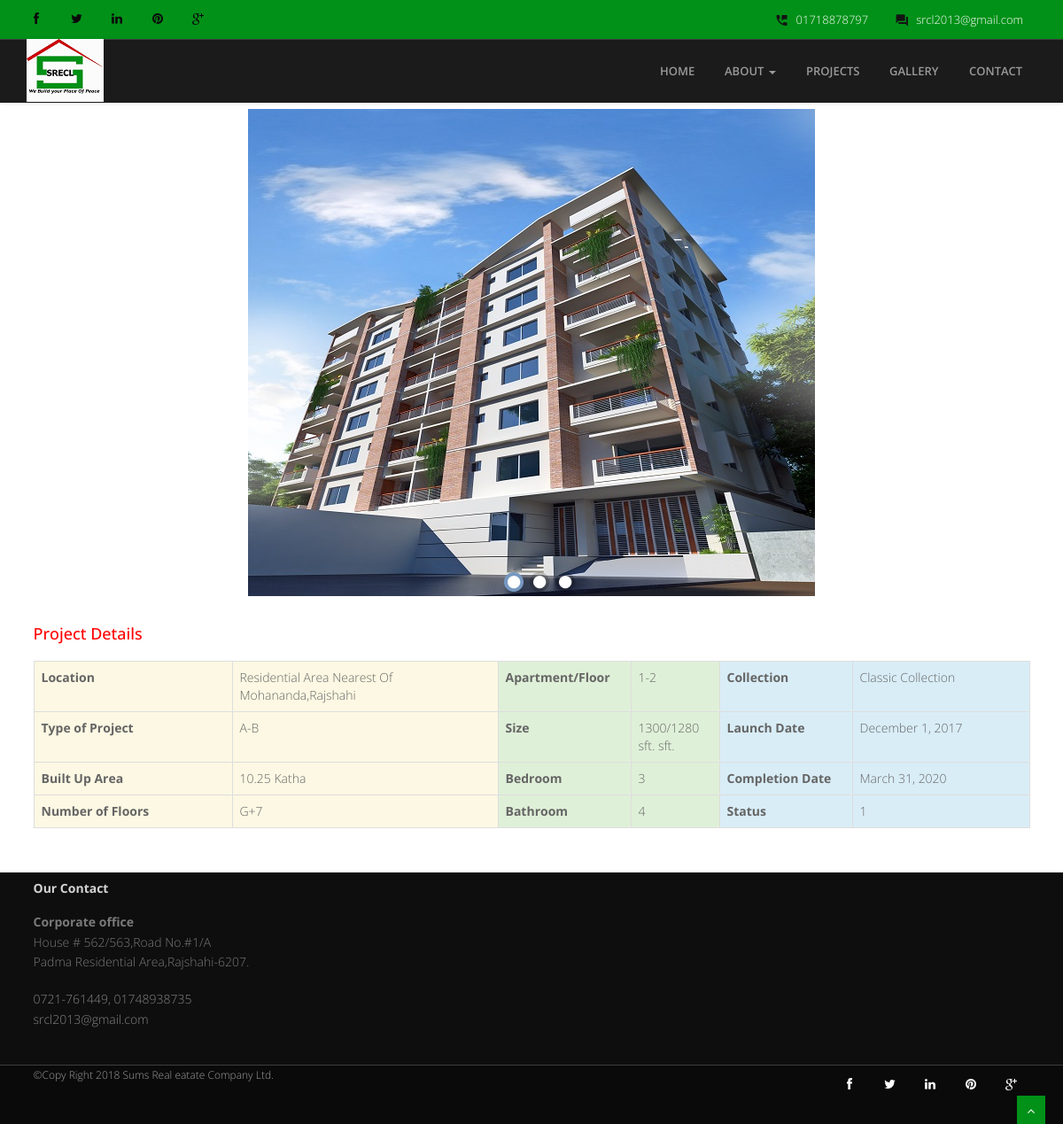
The app's page /site/project_details?a=edit&id=20180129112932-1 with its own data.
### tables this page shows
CREATE TABLE `projects` (
  `id` varchar(255) NOT NULL,
  `project_title` varchar(255) NOT NULL,
  `project_description` longtext NOT NULL,
  `project_overview` text NOT NULL,
  `project_image` varchar(255) DEFAULT NULL,
  `location` varchar(100) NOT NULL,
  `type_of_project` varchar(100) DEFAULT NULL,
  `build_up_area` varchar(100) DEFAULT NULL,
  `number_of_floors` varchar(50) NOT NULL,
  `apartment_floor` varchar(10) NOT NULL,
  `size` varchar(100) NOT NULL,
  `bed_room` varchar(100) NOT NULL,
  `bath_room` varchar(100) NOT NULL,
  `collection` varchar(255) NOT NULL,
  `launch_date` varchar(255) NOT NULL,
  `completion_date` varchar(255) NOT NULL,
  `project_status` varchar(100) NOT NULL,
  `floor_plan_image` varchar(100) NOT NULL,
  `location_details` text NOT NULL,
  `created_at` datetime NOT NULL DEFAULT CURRENT_TIMESTAMP,
  `modified_at` datetime NOT NULL,
  `status` int(1) NOT NULL
);

### application/controllers/site.php (called while the page is built, shortened)
<?php
class Site extends CI_Controller {
	function __construct()
	{
		$this->load->model('crud');
	}
	public function project_details()
	{
			$page_data['page_name'] = 'Project Details';
            $this->load->view('frontend/header');
			$id = $_GET['id'];
			$page_data['sdata'] = $this->db->get_where('projects',array('id'=>$id))->row();
            $this->load->view('frontend/project_details',$page_data);
            $this->load->view('frontend/footer');
	}
}

### index.php (called while the page is built, shortened)
<?php
require_once BASEPATH.'core/CodeIgniter.php';

### application/views/frontend/project_details.php (the view, shortened to what this page needs)
<div class="slider-section">
	<div class="container">
		<div class="row">
			<div class="col-md-12">
				<div id="wowslider-container1">
					<div class="ws_images">
						<ul>
							<li>
								<img src="<?php echo site_url();?>data1/images/beauty1.jpg" alt="" title="" id="wows1_0"/></li>
						</ul>
					</div>
					<div class="ws_bullets">
						<div>
							<a href="#" title=""><span><img src="<?php echo site_url();?>data1/tooltips/13076938_1758328814414418_9203776493216189011_n.jpg" alt=""/>1</span></a>
							<a href="#" title=""><span><img src="<?php echo site_url();?>data1/tooltips/16996339_1903684509878847_8906062087156696636_n.jpg" alt=""/>2</span></a>
							<a href="#" title=""><span><img src="<?php echo site_url();?>data1/tooltips/24862222_2043114685935828_5813468376822477771_n.jpg" alt=""/>3</span></a>
						</div>
					</div>
				</div>
			</div>
		</div>
	</div>
</div>
<div class="container">
	<div class="row">
		<div class="col-md-12">
			<div id="tab_system">
				<ul id="current" class="tab_list">
					<h4 class="project-color">Project Details</h4>
					<table class="table table-bordered">
						<tbody>
							<tr class="#">
							<th class="bg-warning" scope="row">Location</th>
							<td class="location bg-warning"><?php echo $sdata->location;?></td>
							<th class="apartment bg-success">Apartment/Floor</th>
							<td class="number bg-success"><?php echo $sdata->apartment_floor;?></td>
							<th class="Collection bg-info">Collection</th>
							<td class="Classic bg-info"><?php echo $sdata->collection;?></td>
							</tr>
							<tr class="">
							<th class="bg-warning" scope="row">Type of Project</th>
							<td class="location bg-warning"><?php echo $sdata->type_of_project;?></td>
							<th class="apartment bg-success">Size</th>
							<td class="number bg-success"><?php echo $sdata->size;?> sft.</td>
							<th class="Collection bg-info">Launch Date</th>
							<td class="Classic bg-info"><?php echo $sdata->launch_date;?> </td>
							</tr>
							<tr class="">
							<th class="bg-warning" scope="row">Built Up Area</th>
							<td class="location bg-warning"><?php echo $sdata->build_up_area;?></td>
							<th class="apartment bg-success">Bedroom</th>
							<td class="number bg-success"><?php echo $sdata->bed_room;?></td>
							<th class="Collection bg-info">Completion Date</th>
							<td class="Classic bg-info"><?php echo $sdata->completion_date;?></td>
							</tr>
							<tr class="bg-warning">
							<th class="bg-warning" scope="row">Number of Floors</th>
							<td class="location bg-warning"><?php echo $sdata->number_of_floors;?></td>
							<th class="apartment bg-success">Bathroom</th>
							<td class="number bg-success"><?php echo $sdata->bath_room;?></td>
							<th class="Collection bg-info">Status</th>
							<td class="Classic bg-info"><?php echo $sdata->status;?></td>
							</tr>
						</tbody>
					</table>
				</ul>
			</div>
		</div>
	</div>
</div>

### assets/frontend/css/style.css (style rules this page uses)
body { font-family:'Open Sans', Arial, sans-serif; font-weight:300; line-height:1.6em; color:#656565; font-size: 1.4em; background: #ffffff; }
a { color: #0a0a0a; text-decoration: none; }
h3, h4, h5, h6 { line-height:1.1em; color: #212121; margin-bottom: 20px; }
.row,.row-fluid { margin-bottom:30px; }
.project-color { color:red; }
.location { width:300px; }
.apartment { width:150px; }
.number { width:100px; }
.Collection { width:150px; }
.Classic { width:200px; }

### engine1/style.css (style rules this page uses)
#wowslider-container1 { display: table; zoom: 1; width: 100%; max-width: 640px; max-height:550px; margin:0px auto 0px; z-index:90; text-align:left; font-size: 10px; text-shadow: none; -webkit-box-sizing: content-box; -moz-box-sizing: content-box; box-sizing: content-box; }
#wowslider-container1 .ws_images ul { position:relative; width: 10000%; height:100%; left:0; list-style:none; margin:0; padding:0; border-spacing:0; overflow: visible; }
#wowslider-container1 .ws_images ul li { position: relative; width:1%; height:100%; line-height:0; overflow: hidden; float:left; padding:0 0 0 0 !important; margin:0 0 0 0 !important; }
#wowslider-container1 .ws_images { position: relative; left:0; top:7px; height:100%; max-height:550px; max-width: 640px; vertical-align: top; border:none; overflow: hidden; }
#wowslider-container1 img { max-width: none !important; }
#wowslider-container1 .ws_images .ws_list img, #wowslider-container1 .ws_images > div > img { width:100%; border:none 0; max-width: none; padding:0; margin:0; }
#wowslider-container1 .ws_images > div > img { max-height:550px; }
#wowslider-container1 a { text-decoration: none; outline: none; border: none; }
#wowslider-container1 .ws_bullets { float: left; position:absolute; z-index:70; }
#wowslider-container1 .ws_bullets div { position:relative; float:left; font-size: 0px; }
#wowslider-container1 .ws_bullets a { line-height: 0; }
#wowslider-container1.ws_gestures { cursor: -webkit-grab; cursor: -moz-grab; }
#wowslider-container1 .ws_bullets { padding: 5px; }
#wowslider-container1 .ws_bullets a { width:22px; height:22px; background: url(./bullet.png) left top; float: left; text-indent: -4000px; position:relative; margin-left:7px; color:transparent; }
#wowslider-container1 .ws_bullets a.ws_selbull { background-position: 0 100%; }
#wowslider-container1 .ws_bullets { bottom: 0px; left:50%; }
#wowslider-container1 .ws_bullets div { left:-50%; }

### records on screen
projects: location "Residential Area Nearest Of Mohananda,Rajshahi", apartment_floor "1-2", collection "Classic Collection", type_of_project "A-B", size "1300/1280 sft.", launch_date "December 1, 2017", build_up_area "10.25 Katha", bed_room "3", completion_date "March 31, 2020", number_of_floors "G+7", bath_room "4", status "1"
